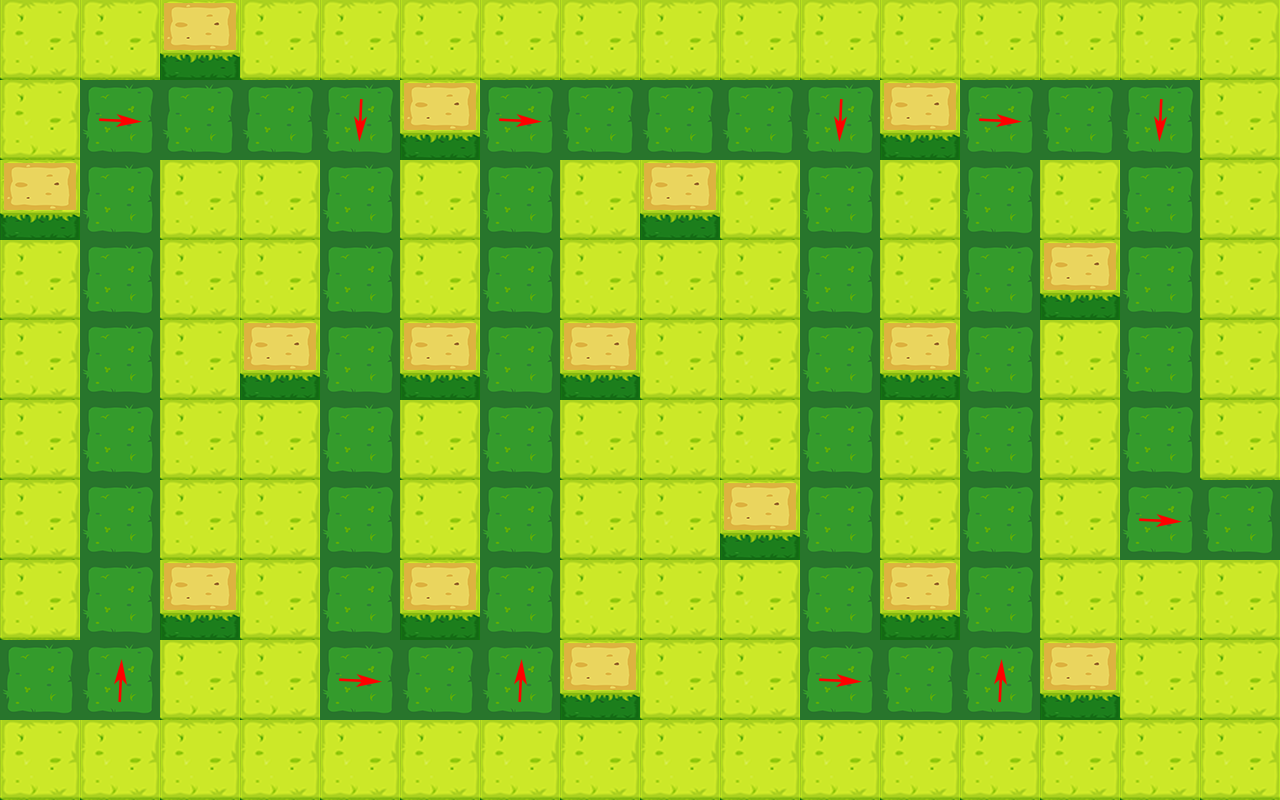

A level layout from a 2D game, rendered from its tile map. Below: a short description, then the map file with its tile-grid data intact:
An orthogonal 16x10 tile map with 80x80 px tiles, 1 tile layer (Слой тайлов 1), 7 tilesets.

<map version="1.0" orientation="orthogonal" width="16" height="10" tilewidth="80" tileheight="80">
 <tileset firstgid="1" name="bottom" tilewidth="80" tileheight="80">
  <image source="../image/tile map/bottom.png" width="80" height="80" />
 </tileset>
 <tileset firstgid="2" name="bush_tile 1" tilewidth="80" tileheight="80">
  <image source="../image/tile map/bush_tile 1.png" width="80" height="80" />
 </tileset>
 <tileset firstgid="3" name="bush_tile_tower" tilewidth="80" tileheight="80">
  <image source="../image/tile map/bush_tile_tower.png" width="80" height="80" />
 </tileset>
 <tileset firstgid="4" name="grass_tile_1" tilewidth="80" tileheight="80">
  <image source="../image/tile map/grass_tile_1.png" width="80" height="80" />
 </tileset>
 <tileset firstgid="5" name="left" tilewidth="80" tileheight="80">
  <image source="../image/tile map/left.png" width="80" height="80" />
 </tileset>
 <tileset firstgid="6" name="right" tilewidth="80" tileheight="80">
  <image source="../image/tile map/right.png" width="80" height="80" />
 </tileset>
 <tileset firstgid="7" name="top" tilewidth="80" tileheight="80">
  <image source="../image/tile map/top.png" width="80" height="80" />
 </tileset>
 <layer name="Слой тайлов 1" width="16" height="10">
  <data>
   <tile gid="2" />
   <tile gid="2" />
   <tile gid="3" />
   <tile gid="2" />
   <tile gid="2" />
   <tile gid="2" />
   <tile gid="2" />
   <tile gid="2" />
   <tile gid="2" />
   <tile gid="2" />
   <tile gid="2" />
   <tile gid="2" />
   <tile gid="2" />
   <tile gid="2" />
   <tile gid="2" />
   <tile gid="2" />
   <tile gid="2" />
   <tile gid="6" />
   <tile gid="4" />
   <tile gid="4" />
   <tile gid="1" />
   <tile gid="3" />
   <tile gid="6" />
   <tile gid="4" />
   <tile gid="4" />
   <tile gid="4" />
   <tile gid="1" />
   <tile gid="3" />
   <tile gid="6" />
   <tile gid="4" />
   <tile gid="1" />
   <tile gid="2" />
   <tile gid="3" />
   <tile gid="4" />
   <tile gid="2" />
   <tile gid="2" />
   <tile gid="4" />
   <tile gid="2" />
   <tile gid="4" />
   <tile gid="2" />
   <tile gid="3" />
   <tile gid="2" />
   <tile gid="4" />
   <tile gid="2" />
   <tile gid="4" />
   <tile gid="2" />
   <tile gid="4" />
   <tile gid="2" />
   <tile gid="2" />
   <tile gid="4" />
   <tile gid="2" />
   <tile gid="2" />
   <tile gid="4" />
   <tile gid="2" />
   <tile gid="4" />
   <tile gid="2" />
   <tile gid="2" />
   <tile gid="2" />
   <tile gid="4" />
   <tile gid="2" />
   <tile gid="4" />
   <tile gid="3" />
   <tile gid="4" />
   <tile gid="2" />
   <tile gid="2" />
   <tile gid="4" />
   <tile gid="2" />
   <tile gid="3" />
   <tile gid="4" />
   <tile gid="3" />
   <tile gid="4" />
   <tile gid="3" />
   <tile gid="2" />
   <tile gid="2" />
   <tile gid="4" />
   <tile gid="3" />
   <tile gid="4" />
   <tile gid="2" />
   <tile gid="4" />
   <tile gid="2" />
   <tile gid="2" />
   <tile gid="4" />
   <tile gid="2" />
   <tile gid="2" />
   <tile gid="4" />
   <tile gid="2" />
   <tile gid="4" />
   <tile gid="2" />
   <tile gid="2" />
   <tile gid="2" />
   <tile gid="4" />
   <tile gid="2" />
   <tile gid="4" />
   <tile gid="2" />
   <tile gid="4" />
   <tile gid="2" />
   <tile gid="2" />
   <tile gid="4" />
   <tile gid="2" />
   <tile gid="2" />
   <tile gid="4" />
   <tile gid="2" />
   <tile gid="4" />
   <tile gid="2" />
   <tile gid="2" />
   <tile gid="3" />
   <tile gid="4" />
   <tile gid="2" />
   <tile gid="4" />
   <tile gid="2" />
   <tile gid="6" />
   <tile gid="4" />
   <tile gid="2" />
   <tile gid="4" />
   <tile gid="3" />
   <tile gid="2" />
   <tile gid="4" />
   <tile gid="3" />
   <tile gid="4" />
   <tile gid="2" />
   <tile gid="2" />
   <tile gid="2" />
   <tile gid="4" />
   <tile gid="3" />
   <tile gid="4" />
   <tile gid="2" />
   <tile gid="2" />
   <tile gid="2" />
   <tile gid="4" />
   <tile gid="7" />
   <tile gid="2" />
   <tile gid="2" />
   <tile gid="6" />
   <tile gid="4" />
   <tile gid="7" />
   <tile gid="3" />
   <tile gid="2" />
   <tile gid="2" />
   <tile gid="6" />
   <tile gid="4" />
   <tile gid="7" />
   <tile gid="3" />
   <tile gid="2" />
   <tile gid="2" />
   <tile gid="2" />
   <tile gid="2" />
   <tile gid="2" />
   <tile gid="2" />
   <tile gid="2" />
   <tile gid="2" />
   <tile gid="2" />
   <tile gid="2" />
   <tile gid="2" />
   <tile gid="2" />
   <tile gid="2" />
   <tile gid="2" />
   <tile gid="2" />
   <tile gid="2" />
   <tile gid="2" />
   <tile gid="2" />
  </data>
 </layer>
</map>
